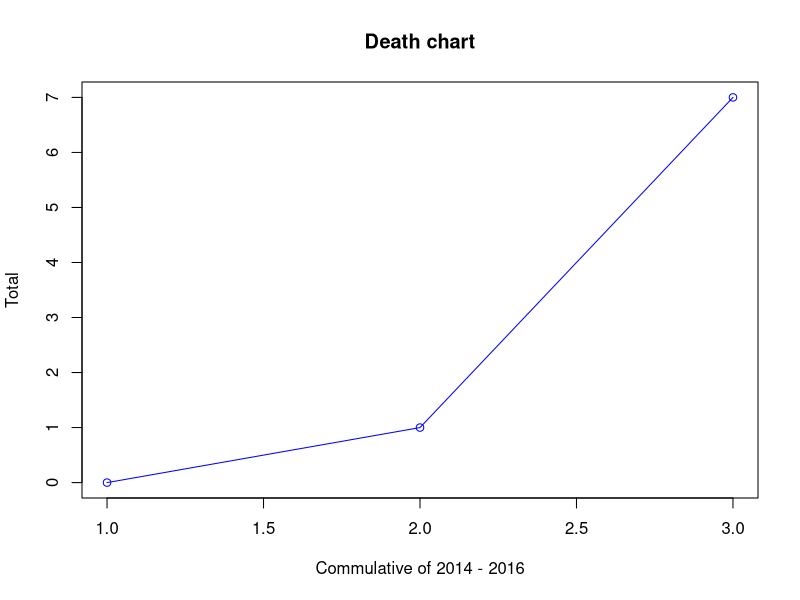

R code for this plot: (Note: this script raises an error after producing the figure.)

library(tidyverse)

library(ggplot2)

file <- read.csv("ebola_data_db_format.csv")
file

fileN <- subset(file, Country == "Nigeria")
fileN

fileCSD <- subset(fileN, Indicator=="Cumulative number of suspected Ebola deaths")
fileCSD

fileCC <- subset(fileN, Indicator == "Cumulative number of confirmed Ebola cases")
fileCC

file

filePC <- subset(fileN, Indicator == "Cumulative number of probable Ebola cases")
filePC

unique(file$Indicator)
filePC <- subset(fileN, Indicator == "Cumulative number of probable Ebola cases")

fileCSD <- subset(fileN, Indicator=="Cumulative number of suspected Ebola deaths")
fileCPSC <- subset(fileN, Indicator == "Cumulative number of confirmed, probable and suspected Ebola cases")
fileCC<- subset(fileN, Indicator == "Cumulative number of confirmed Ebola cases")
filePC <- subset(fileN, Indicator == "Cumulative number of probable Ebola cases")
fileSC <- subset(fileN, Indicator == "Cumulative number of suspected Ebola cases")
fileCPSD <- subset(fileN, Indicator == "Cumulative number of confirmed, probable and suspected Ebola death")
fileCD <- subset(fileN, Indicator == "Cumulative number of confirmed Ebola deaths")
filePD <- subset(fileN, Indicator == "Cumulative number of probable Ebola deaths")
fileCFRPC <- subset(fileN, Indicator == "Case fatality rate (CFR) of probable Ebola cases")
fileCFRSC <- subset(fileN, Indicator == "Case fatality rate (CFR) of suspected Ebola cases")

filePD

fileCSD <- subset(fileN, Indicator=="Cumulative number of suspected Ebola deaths")
fileCSDee <- separate(fileCSD, Date, c("yyyy", "mm", "dd"))
unique(fileCSDee["yyyy"])

filePC <- subset(fileN, Indicator == "Cumulative number of probable Ebola cases")
filePC

fileSC <- subset(fileN, Indicator == "Cumulative number of suspected Ebola cases")
fileSC 

fileCC<- subset(fileN, Indicator == "Cumulative number of confirmed Ebola cases")
fileCC

fileCPSC <- subset(fileN, Indicator == "Cumulative number of confirmed, probable and suspected Ebola cases")
fileCPSC

fileCPSD <- subset(fileN, Indicator == "Cumulative number of confirmed, probable and suspected Ebola death")
fileCPSD

fileCD <- subset(fileN, Indicator == "Cumulative number of confirmed Ebola deaths")
fileCD

filePD <- subset(fileN, Indicator == "Cumulative number of probable Ebola deaths")
filePD

fileCFRPC <- subset(fileN, Indicator == "Case fatality rate (CFR) of probable Ebola cases")
fileCFRPC

fileCFRSC <- subset(fileN, Indicator == "Case fatality rate (CFR) of suspected Ebola cases")
fileCFRSC

fileCD <- subset(fileN, Indicator == "Cumulative number of confirmed Ebola deaths")
fileCD
#plot(storms$wind, type = "o", col = "blue", xlab = "Month", ylab = "Wind", main = "Wind chart")

csd <-0
pd <- 1
cd <- 7
d <- c(0, 1, 7)
plot(d, type = "o", col = "blue", xlab = "Commulative of 2014 - 2016", ylab = "Total", main = "Death chart")
grid(nx = 4, ny = nx, col = "lightgray", lty = "dotted", lwd = par("lwd"), equilogs = TRUE)

fileS <- subset(file, Country == "Spain")

SfileCSD <- subset(fileS, Indicator=="Cumulative number of suspected Ebola deaths")
SfileCPSC <- subset(fileS, Indicator == "Cumulative number of confirmed, probable and suspected Ebola cases")
SfileCC<- subset(fileS, Indicator == "Cumulative number of confirmed Ebola cases")
SfilePC <- subset(fileS, Indicator == "Cumulative number of probable Ebola cases")
SfileSC <- subset(fileS, Indicator == "Cumulative number of suspected Ebola cases")
SfileCPSD <- subset(fileS, Indicator == "Cumulative number of confirmed, probable and suspected Ebola death")
SfileCD <- subset(fileS, Indicator == "Cumulative number of confirmed Ebola deaths")
SfilePD <- subset(fileS, Indicator == "Cumulative number of probable Ebola deaths")
SfileCFRPC <- subset(fileS, Indicator == "Case fatality rate (CFR) of probable Ebola cases")
SfileCFRSC <- subset(fileS, Indicator == "Case fatality rate (CFR) of suspected Ebola cases")

SfileCPSC


fileCSD <- subset(fileN, Indicator=="Cumulative number of suspected Ebola deaths")



unique(file["Country"])

fileG <- subset(file, Country == "Guinea")
fileL <- subset(file, Country == "Liberia")
fileSL <- subset(file, Country == "Sierra Leone")
fileUK <- subset(file, Country == "United Kingdom")
fileM <- subset(file, Country == "Mali")
fileS <- subset(file, Country == "Senegal")
fileSP <- subset(file, Country == "Spain")
fileUSA <- subset(file, Country == "United States of America")
fileI <- subset(file, Country == "Italy")

SP<- subset(fileSP, Indicator=="Cumulative number of suspected Ebola deaths")
SP

I<- subset(fileI, Indicator=="Cumulative number of suspected Ebola deaths")
I

M <-subset(fileM, Indicator=="Cumulative number of suspected Ebola deaths")
M

S <- subset(fileS, Country == "Senegal")
S

fileUK <- subset(fileUK, Country == "Senegal")
fileUK

fileUSA <- subset(fileUSA, Country == "Senegal")
fileUSA

USA<- subset(fileUSA, Indicator=="Cumulative number of suspected Ebola deaths")
USA

SL<- subset(fileSL, Indicator=="Cumulative number of suspected Ebola deaths")
SL

mainCSV <- c(0,0,0,1,0,0,0,158)
#png(file = "barchart.png", pointsize=11)
barplot(mainCSV,xlab = "Affected Countries",ylab = "Number of Suspected Deaths",main = "Cummulative suspected deaths(Affected Countries)", names.arg=c("Italy","Mali","Nigeria","Senegal","Spain","Uk","USA","Sierra Leone"), col=c("blue","red","red","red","blue","blue","blue","red", space=30))
dev.off()



head(file)


